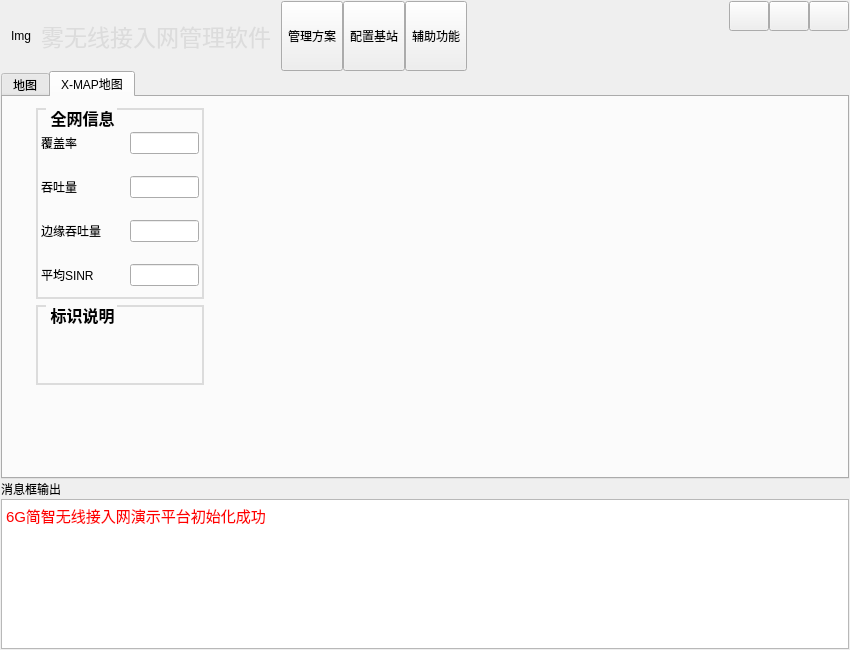
<?xml version="1.0" encoding="UTF-8"?>
<ui version="4.0">
 <class>Widget</class>
 <widget class="QWidget" name="Widget">
  <property name="geometry">
   <rect>
    <x>0</x>
    <y>0</y>
    <width>850</width>
    <height>650</height>
   </rect>
  </property>
  <property name="windowTitle">
   <string>Widget</string>
  </property>
  <layout class="QVBoxLayout" name="verticalLayout">
   <property name="spacing">
    <number>0</number>
   </property>
   <property name="leftMargin">
    <number>1</number>
   </property>
   <property name="topMargin">
    <number>1</number>
   </property>
   <property name="rightMargin">
    <number>1</number>
   </property>
   <property name="bottomMargin">
    <number>1</number>
   </property>
   <item>
    <widget class="QWidget" name="widgetTitle" native="true">
     <property name="sizePolicy">
      <sizepolicy hsizetype="Preferred" vsizetype="Fixed">
       <horstretch>0</horstretch>
       <verstretch>0</verstretch>
      </sizepolicy>
     </property>
     <layout class="QHBoxLayout" name="horizontalLayout_2">
      <property name="spacing">
       <number>10</number>
      </property>
      <property name="leftMargin">
       <number>10</number>
      </property>
      <property name="topMargin">
       <number>0</number>
      </property>
      <property name="rightMargin">
       <number>0</number>
      </property>
      <property name="bottomMargin">
       <number>0</number>
      </property>
      <item>
       <widget class="QLabel" name="labIco">
        <property name="text">
         <string>Img</string>
        </property>
       </widget>
      </item>
      <item>
       <widget class="QLabel" name="labTitle">
        <property name="text">
         <string>&lt;html&gt;&lt;head/&gt;&lt;body&gt;&lt;p&gt;&lt;span style=&quot; font-family:'arial,verdana,sans-serif'; font-size:23px; color:#dcdcdc;&quot;&gt;雾无线接入网管理软件&lt;/span&gt;&lt;/p&gt;&lt;/body&gt;&lt;/html&gt;</string>
        </property>
       </widget>
      </item>
      <item>
       <widget class="QWidget" name="widgetTop" native="true">
        <layout class="QHBoxLayout" name="horizontalLayout_3">
         <property name="spacing">
          <number>0</number>
         </property>
         <property name="leftMargin">
          <number>0</number>
         </property>
         <property name="topMargin">
          <number>0</number>
         </property>
         <property name="rightMargin">
          <number>0</number>
         </property>
         <property name="bottomMargin">
          <number>0</number>
         </property>
         <item>
          <widget class="QToolButton" name="btnMg">
           <property name="sizePolicy">
            <sizepolicy hsizetype="Fixed" vsizetype="Expanding">
             <horstretch>0</horstretch>
             <verstretch>0</verstretch>
            </sizepolicy>
           </property>
           <property name="text">
            <string>管理方案</string>
           </property>
           <property name="icon">
            <iconset resource="main.qrc">
             <normaloff>:/img/main_main.png</normaloff>:/img/main_main.png</iconset>
           </property>
           <property name="toolButtonStyle">
            <enum>Qt::ToolButtonTextUnderIcon</enum>
           </property>
          </widget>
         </item>
         <item>
          <widget class="QToolButton" name="btnBs">
           <property name="sizePolicy">
            <sizepolicy hsizetype="Fixed" vsizetype="Expanding">
             <horstretch>0</horstretch>
             <verstretch>0</verstretch>
            </sizepolicy>
           </property>
           <property name="text">
            <string>配置基站</string>
           </property>
           <property name="icon">
            <iconset resource="main.qrc">
             <normaloff>:/img/main_company.png</normaloff>:/img/main_company.png</iconset>
           </property>
           <property name="toolButtonStyle">
            <enum>Qt::ToolButtonTextUnderIcon</enum>
           </property>
          </widget>
         </item>
         <item>
          <widget class="QToolButton" name="btnConfig">
           <property name="sizePolicy">
            <sizepolicy hsizetype="Fixed" vsizetype="Expanding">
             <horstretch>0</horstretch>
             <verstretch>0</verstretch>
            </sizepolicy>
           </property>
           <property name="text">
            <string>辅助功能</string>
           </property>
           <property name="icon">
            <iconset resource="main.qrc">
             <normaloff>:/img/main_config.png</normaloff>:/img/main_config.png</iconset>
           </property>
           <property name="toolButtonStyle">
            <enum>Qt::ToolButtonTextUnderIcon</enum>
           </property>
          </widget>
         </item>
        </layout>
       </widget>
      </item>
      <item>
       <spacer name="horizontalSpacer">
        <property name="orientation">
         <enum>Qt::Horizontal</enum>
        </property>
        <property name="sizeHint" stdset="0">
         <size>
          <width>40</width>
          <height>20</height>
         </size>
        </property>
       </spacer>
      </item>
      <item>
       <widget class="QWidget" name="widgetmenu" native="true">
        <layout class="QGridLayout" name="gridLayout">
         <property name="leftMargin">
          <number>0</number>
         </property>
         <property name="topMargin">
          <number>0</number>
         </property>
         <property name="rightMargin">
          <number>0</number>
         </property>
         <property name="bottomMargin">
          <number>0</number>
         </property>
         <property name="spacing">
          <number>0</number>
         </property>
         <item row="0" column="0">
          <widget class="QPushButton" name="btn_min">
           <property name="sizePolicy">
            <sizepolicy hsizetype="Minimum" vsizetype="Expanding">
             <horstretch>0</horstretch>
             <verstretch>0</verstretch>
            </sizepolicy>
           </property>
           <property name="minimumSize">
            <size>
             <width>30</width>
             <height>30</height>
            </size>
           </property>
           <property name="text">
            <string/>
           </property>
           <property name="autoDefault">
            <bool>true</bool>
           </property>
          </widget>
         </item>
         <item row="1" column="1">
          <spacer name="verticalSpacer">
           <property name="orientation">
            <enum>Qt::Vertical</enum>
           </property>
           <property name="sizeHint" stdset="0">
            <size>
             <width>20</width>
             <height>40</height>
            </size>
           </property>
          </spacer>
         </item>
         <item row="0" column="2">
          <widget class="QPushButton" name="btn_close">
           <property name="sizePolicy">
            <sizepolicy hsizetype="Minimum" vsizetype="Expanding">
             <horstretch>0</horstretch>
             <verstretch>0</verstretch>
            </sizepolicy>
           </property>
           <property name="minimumSize">
            <size>
             <width>30</width>
             <height>30</height>
            </size>
           </property>
           <property name="focusPolicy">
            <enum>Qt::NoFocus</enum>
           </property>
           <property name="text">
            <string/>
           </property>
           <property name="autoDefault">
            <bool>true</bool>
           </property>
          </widget>
         </item>
         <item row="0" column="1">
          <widget class="QPushButton" name="btn_max">
           <property name="sizePolicy">
            <sizepolicy hsizetype="Minimum" vsizetype="Expanding">
             <horstretch>0</horstretch>
             <verstretch>0</verstretch>
            </sizepolicy>
           </property>
           <property name="minimumSize">
            <size>
             <width>30</width>
             <height>30</height>
            </size>
           </property>
           <property name="text">
            <string/>
           </property>
           <property name="autoDefault">
            <bool>true</bool>
           </property>
          </widget>
         </item>
        </layout>
       </widget>
      </item>
     </layout>
    </widget>
   </item>
   <item>
    <widget class="QTabWidget" name="tabWidget">
     <property name="sizePolicy">
      <sizepolicy hsizetype="Preferred" vsizetype="Preferred">
       <horstretch>0</horstretch>
       <verstretch>0</verstretch>
      </sizepolicy>
     </property>
     <property name="minimumSize">
      <size>
       <width>798</width>
       <height>380</height>
      </size>
     </property>
     <property name="currentIndex">
      <number>1</number>
     </property>
     <widget class="QWidget" name="tab">
      <attribute name="title">
       <string>地图</string>
      </attribute>
     </widget>
     <widget class="QWidget" name="tab_2">
      <attribute name="title">
       <string>X-MAP地图</string>
      </attribute>
      <layout class="QHBoxLayout" name="horizontalLayout">
       <property name="leftMargin">
        <number>9</number>
       </property>
       <property name="topMargin">
        <number>0</number>
       </property>
       <property name="bottomMargin">
        <number>0</number>
       </property>
       <item>
        <spacer name="horizontalSpacer_3">
         <property name="orientation">
          <enum>Qt::Horizontal</enum>
         </property>
         <property name="sizeType">
          <enum>QSizePolicy::Maximum</enum>
         </property>
         <property name="sizeHint" stdset="0">
          <size>
           <width>50</width>
           <height>20</height>
          </size>
         </property>
        </spacer>
       </item>
       <item>
        <widget class="QWidget" name="info_wid" native="true">
         <property name="minimumSize">
          <size>
           <width>190</width>
           <height>0</height>
          </size>
         </property>
         <property name="maximumSize">
          <size>
           <width>200</width>
           <height>16777215</height>
          </size>
         </property>
         <layout class="QVBoxLayout" name="verticalLayout_2">
          <item>
           <widget class="QGroupBox" name="groupBox">
            <property name="minimumSize">
             <size>
              <width>0</width>
              <height>180</height>
             </size>
            </property>
            <property name="styleSheet">
             <string notr="true">QGroupBox {
			
			font-weight: bold;
			font-size:16px;
            border-color: #DCDCDC;
            border-width: 2px;
            border-style: solid;
            margin-top: 0.5ex;
        }
QGroupBox::title {
			color:black;
			
           subcontrol-origin: margin;
            subcontrol-position: top left;
            left: 10px;
            margin-left: 2px;
            padding: 0  0px;
        }</string>
            </property>
            <property name="title">
             <string>全网信息</string>
            </property>
            <layout class="QVBoxLayout" name="verticalLayout_3">
             <property name="spacing">
              <number>0</number>
             </property>
             <property name="leftMargin">
              <number>0</number>
             </property>
             <property name="rightMargin">
              <number>0</number>
             </property>
             <property name="bottomMargin">
              <number>0</number>
             </property>
             <item>
              <widget class="QWidget" name="widget" native="true">
               <layout class="QHBoxLayout" name="horizontalLayout_5">
                <property name="spacing">
                 <number>6</number>
                </property>
                <property name="leftMargin">
                 <number>3</number>
                </property>
                <property name="rightMargin">
                 <number>3</number>
                </property>
                <item>
                 <widget class="QLabel" name="label_3">
                  <property name="text">
                   <string>覆盖率</string>
                  </property>
                 </widget>
                </item>
                <item>
                 <widget class="QLineEdit" name="lineEdit">
                  <property name="sizePolicy">
                   <sizepolicy hsizetype="Fixed" vsizetype="Fixed">
                    <horstretch>0</horstretch>
                    <verstretch>0</verstretch>
                   </sizepolicy>
                  </property>
                  <property name="maximumSize">
                   <size>
                    <width>69</width>
                    <height>16777215</height>
                   </size>
                  </property>
                 </widget>
                </item>
               </layout>
              </widget>
             </item>
             <item>
              <widget class="QWidget" name="widget_3" native="true">
               <layout class="QHBoxLayout" name="horizontalLayout_6">
                <property name="leftMargin">
                 <number>3</number>
                </property>
                <property name="rightMargin">
                 <number>3</number>
                </property>
                <item>
                 <widget class="QLabel" name="label_4">
                  <property name="text">
                   <string>吞吐量</string>
                  </property>
                 </widget>
                </item>
                <item>
                 <widget class="QLineEdit" name="lineEdit_2">
                  <property name="maximumSize">
                   <size>
                    <width>69</width>
                    <height>16777215</height>
                   </size>
                  </property>
                 </widget>
                </item>
               </layout>
              </widget>
             </item>
             <item>
              <widget class="QWidget" name="widget_4" native="true">
               <layout class="QHBoxLayout" name="horizontalLayout_7">
                <property name="leftMargin">
                 <number>3</number>
                </property>
                <property name="rightMargin">
                 <number>3</number>
                </property>
                <item>
                 <widget class="QLabel" name="label_5">
                  <property name="text">
                   <string>边缘吞吐量</string>
                  </property>
                 </widget>
                </item>
                <item>
                 <widget class="QLineEdit" name="lineEdit_3">
                  <property name="maximumSize">
                   <size>
                    <width>69</width>
                    <height>16777215</height>
                   </size>
                  </property>
                 </widget>
                </item>
               </layout>
              </widget>
             </item>
             <item>
              <widget class="QWidget" name="widget_2" native="true">
               <layout class="QHBoxLayout" name="horizontalLayout_8">
                <property name="leftMargin">
                 <number>3</number>
                </property>
                <property name="rightMargin">
                 <number>3</number>
                </property>
                <item>
                 <widget class="QLabel" name="label_6">
                  <property name="text">
                   <string>平均SINR</string>
                  </property>
                 </widget>
                </item>
                <item>
                 <widget class="QLineEdit" name="lineEdit_4">
                  <property name="maximumSize">
                   <size>
                    <width>69</width>
                    <height>16777215</height>
                   </size>
                  </property>
                 </widget>
                </item>
               </layout>
              </widget>
             </item>
            </layout>
           </widget>
          </item>
          <item>
           <widget class="QGroupBox" name="groupBox_2">
            <property name="minimumSize">
             <size>
              <width>0</width>
              <height>80</height>
             </size>
            </property>
            <property name="styleSheet">
             <string notr="true">QGroupBox {
			font-weight: bold;
			font-size:16px;
            border-color: #DCDCDC;
            border-width: 2px;
            border-style: solid;
            margin-top: 0.5ex;
        }
QGroupBox::title {
			color:black;
			
           subcontrol-origin: margin;
            subcontrol-position: top left;
            left: 10px;
            margin-left: 2px;
            padding: 0  0px;
        }</string>
            </property>
            <property name="title">
             <string>标识说明</string>
            </property>
           </widget>
          </item>
          <item>
           <spacer name="verticalSpacer_2">
            <property name="orientation">
             <enum>Qt::Vertical</enum>
            </property>
            <property name="sizeType">
             <enum>QSizePolicy::Expanding</enum>
            </property>
            <property name="sizeHint" stdset="0">
             <size>
              <width>20</width>
              <height>74</height>
             </size>
            </property>
           </spacer>
          </item>
         </layout>
        </widget>
       </item>
       <item>
        <spacer name="horizontalSpacer_4">
         <property name="orientation">
          <enum>Qt::Horizontal</enum>
         </property>
         <property name="sizeType">
          <enum>QSizePolicy::Maximum</enum>
         </property>
         <property name="sizeHint" stdset="0">
          <size>
           <width>40</width>
           <height>20</height>
          </size>
         </property>
        </spacer>
       </item>
       <item>
        <widget class="QCustomPlot" name="xmap_wid" native="true">
         <property name="minimumSize">
          <size>
           <width>600</width>
           <height>0</height>
          </size>
         </property>
         <property name="styleSheet">
          <string notr="true"/>
         </property>
         <layout class="QHBoxLayout" name="horizontalLayout_4">
          <item>
           <widget class="QLabel" name="label_2">
            <property name="text">
             <string/>
            </property>
           </widget>
          </item>
         </layout>
        </widget>
       </item>
       <item>
        <spacer name="horizontalSpacer_2">
         <property name="orientation">
          <enum>Qt::Horizontal</enum>
         </property>
         <property name="sizeType">
          <enum>QSizePolicy::Maximum</enum>
         </property>
         <property name="sizeHint" stdset="0">
          <size>
           <width>50</width>
           <height>20</height>
          </size>
         </property>
        </spacer>
       </item>
      </layout>
     </widget>
    </widget>
   </item>
   <item>
    <widget class="QLabel" name="label">
     <property name="maximumSize">
      <size>
       <width>16777215</width>
       <height>20</height>
      </size>
     </property>
     <property name="text">
      <string>消息框输出</string>
     </property>
    </widget>
   </item>
   <item>
    <widget class="QTextBrowser" name="textBrowser">
     <property name="minimumSize">
      <size>
       <width>0</width>
       <height>150</height>
      </size>
     </property>
     <property name="maximumSize">
      <size>
       <width>16777215</width>
       <height>150</height>
      </size>
     </property>
     <property name="html">
      <string>&lt;!DOCTYPE HTML PUBLIC &quot;-//W3C//DTD HTML 4.0//EN&quot; &quot;http://www.w3.org/TR/REC-html40/strict.dtd&quot;&gt;
&lt;html&gt;&lt;head&gt;&lt;meta name=&quot;qrichtext&quot; content=&quot;1&quot; /&gt;&lt;style type=&quot;text/css&quot;&gt;
p, li { white-space: pre-wrap; }
&lt;/style&gt;&lt;/head&gt;&lt;body style=&quot; font-family:'Ubuntu'; font-size:11pt; font-weight:400; font-style:normal;&quot;&gt;
&lt;p style=&quot; margin-top:0px; margin-bottom:0px; margin-left:0px; margin-right:0px; -qt-block-indent:0; text-indent:0px;&quot;&gt;&lt;span style=&quot; color:#ff0000;&quot;&gt;6G简智无线接入网演示平台初始化成功&lt;/span&gt;&lt;/p&gt;&lt;/body&gt;&lt;/html&gt;</string>
     </property>
    </widget>
   </item>
  </layout>
 </widget>
 <layoutdefault spacing="6" margin="11"/>
 <customwidgets>
  <customwidget>
   <class>QCustomPlot</class>
   <extends>QWidget</extends>
   <header location="global">qcustomplot.h</header>
   <container>1</container>
  </customwidget>
 </customwidgets>
 <resources>
  <include location="main.qrc"/>
 </resources>
 <connections/>
</ui>
